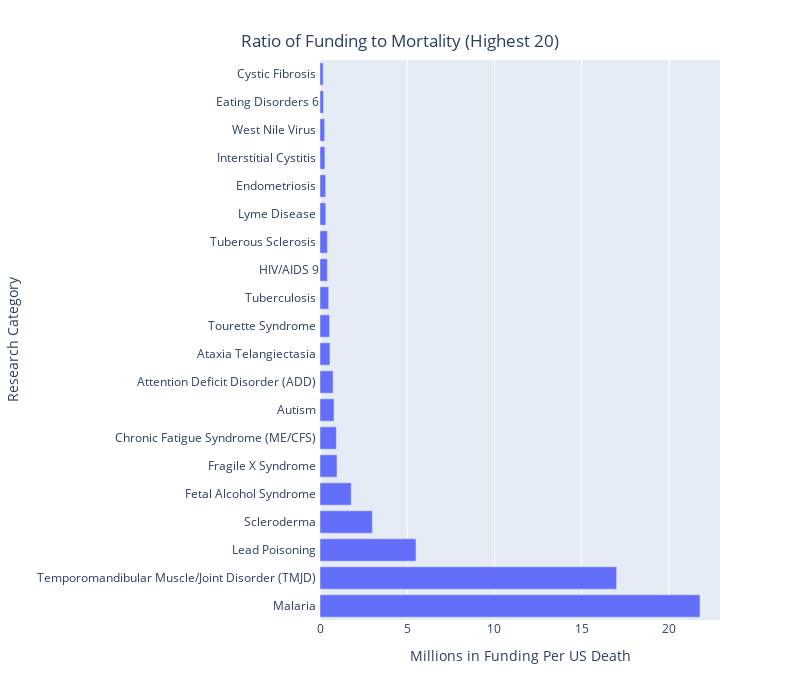

Notebook cell for this chart:
### Code cell
fig3b = px.bar(df2019_t, x='ratio', y='research_category', 
              width=800, height=700, 
             labels={
                     "ratio": "Millions in Funding Per US Death",
                     "research_category": "Research Category"
                 })

fig3b.update_layout(
    title={
        'text': "Ratio of Funding to Mortality (Highest 20)",
        'y':0.95,
        'x':0.5,
        'xanchor': 'center',
        'yanchor': 'top'})

fig3b.write_image("figures/fig3b.png")

#fig3b.show()
py.iplot(fig3c, filename='fig3b')

### Figure 1 — Plotly figure (JSON) as saved in the notebook; plotly's stock layout.template omitted (floating-point values rounded to 4 significant figures)
{"data": [{"alignmentgroup": "True", "hovertemplate": "Millions in Funding Per US Death=%{x}<br>Research Category=%{y}<extra></extra>", "legendgroup": "", "marker": {"color": "#636efa", "pattern": {"shape": ""}}, "name": "", "offsetgroup": "", "orientation": "h", "showlegend": false, "textposition": "auto", "type": "bar", "x": [21.78, 17, 5.5, 3, 1.789, 0.9737, 0.9375, 0.8011, 0.7529, 0.5714, 0.55, 0.4969, 0.4248, 0.4237, 0.3333, 0.325, 0.2821, 0.2667, 0.2028, 0.1818], "xaxis": "x", "y": ["Malaria ", "Temporomandibular Muscle/Joint Disorder (TMJD) ", "Lead Poisoning ", "Scleroderma ", "Fetal Alcohol Syndrome ", "Fragile X Syndrome ", "Chronic Fatigue Syndrome (ME/CFS) ", "Autism ", "Attention Deficit Disorder (ADD) ", "Ataxia Telangiectasia ", "Tourette Syndrome ", "Tuberculosis ", "HIV/AIDS 9", "Tuberous Sclerosis ", "Lyme Disease ", "Endometriosis ", "Interstitial Cystitis ", "West Nile Virus ", "Eating Disorders 6", "Cystic Fibrosis "], "yaxis": "y"}], "layout": {"barmode": "relative", "height": 700, "legend": {"tracegroupgap": 0}, "margin": {"t": 60}, "title": {"text": "Ratio of Funding to Mortality (Highest 20)", "x": 0.5, "xanchor": "center", "y": 0.95, "yanchor": "top"}, "width": 800, "xaxis": {"anchor": "y", "autorange": true, "domain": [0, 1], "range": [0, 22.92], "title": {"text": "Millions in Funding Per US Death"}, "type": "linear"}, "yaxis": {"anchor": "x", "autorange": true, "domain": [0, 1], "range": [-0.5, 19.5], "title": {"text": "Research Category"}, "type": "category"}}}
